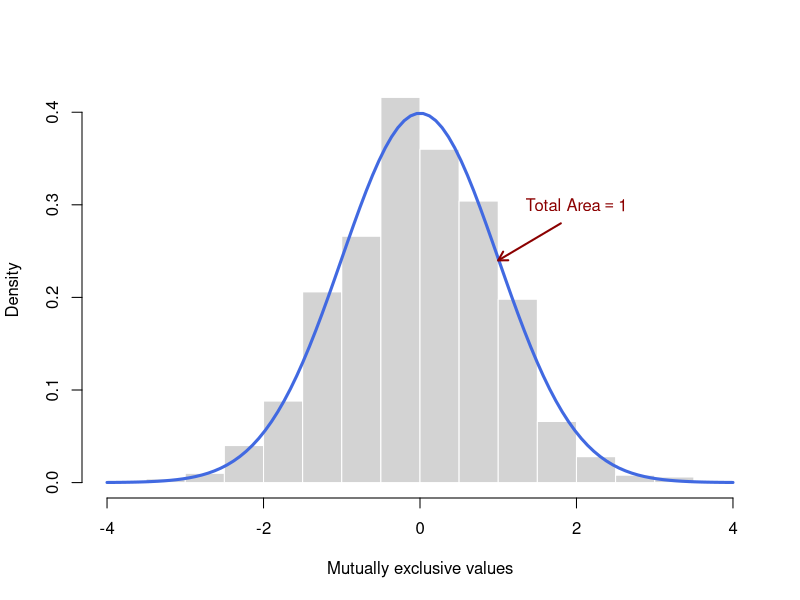

Source code (R):
# 1. Generate a sample of 1000 observations from a standard normal distribution
set.seed(42) # Ensuring the plot looks the same every time you run it
data <- rnorm(1000, mean = 0, sd = 1)

# 2. Create the Histogram
# 'prob = TRUE' or 'freq = FALSE' ensures the area of the bars sums to 1
hist(data, 
     prob = TRUE, 
     col = "lightgray", 
     border = "white",
     main = "",
     xlab = "Mutually exclusive values",
     xlim = c(-4, 4))

# 3. Add the theoretical Normal Curve
# We create a sequence of x values for a smooth line
x_seq <- seq(-4, 4, length.out = 100)
y_dist <- dnorm(x_seq, mean = 0, sd = 1)
lines(x_seq, y_dist, col = "royalblue", lwd = 3)

# 4. Add the Annotation
# text(x, y, label) allows us to place text anywhere on the grid
text(x = 2, y = 0.3, 
     labels = expression(paste("Total Area" == 1)), 
     col = "darkred", 
     font = 2)

# 5. Optional: Add an arrow pointing to the curve
arrows(x0 = 1.8, y0 = 0.28, x1 = 1, y1 = 0.24, 
       length = 0.1, col = "darkred", lwd = 2)
